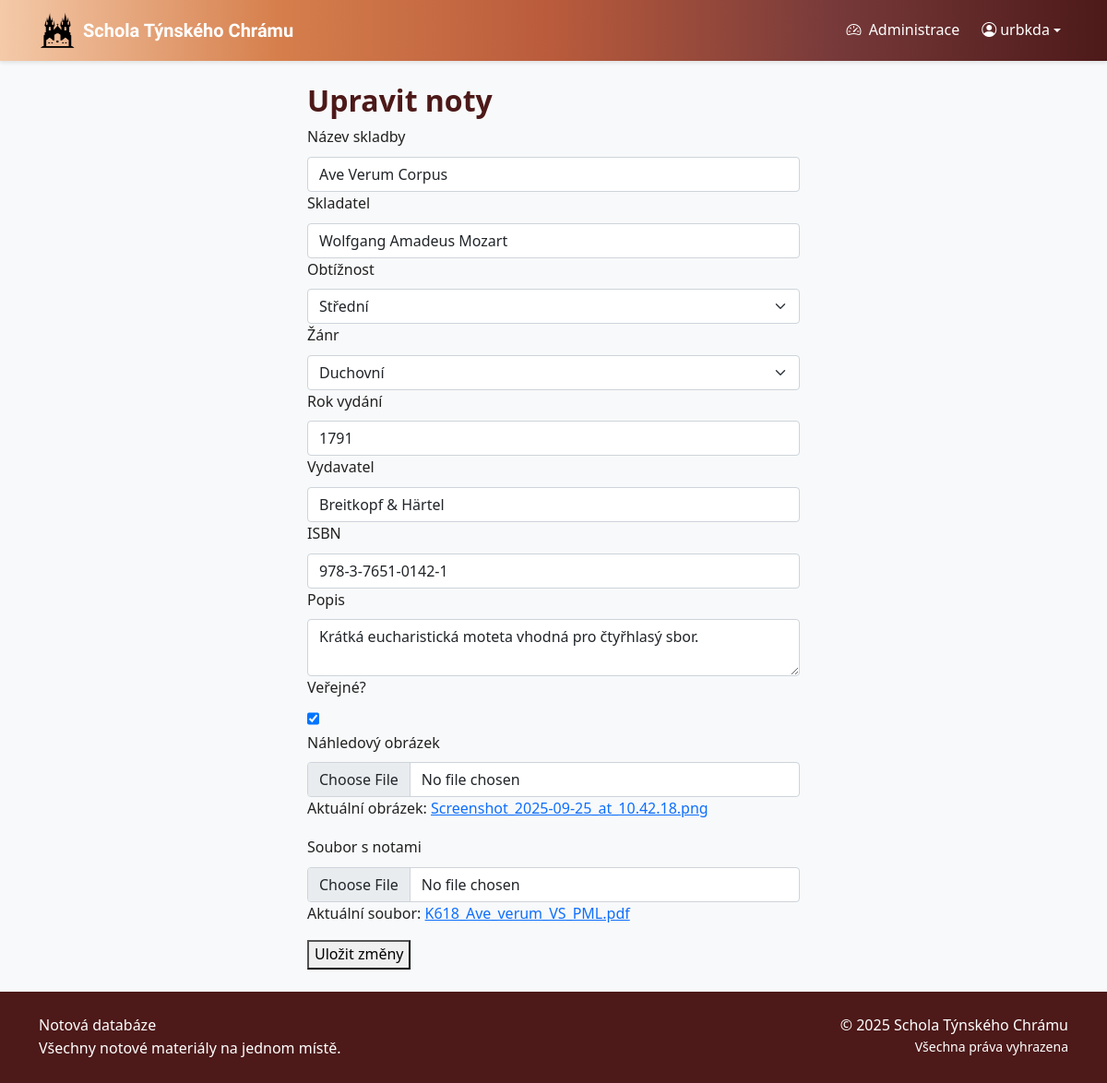
The app's page /edit/7 (signed in) with its own data.
### sheet_music_app/models.py (models this page shows, shortened)
class Sheet(models.Model):
    RELIGIOUS = "REL"
    CHORAL = "CHO"
    JAZZ = "JAZ"
    POPULAR = "POP"
    CLASSICAL = "CLA"
    SECULAR = "SEC"
    FOLCLORE = "FOL"
    GENRE_CHOICES = [
        (RELIGIOUS, "Duchovní"),
        (CHORAL, "Sborová"),
        (JAZZ, "Jazzová"),
        (POPULAR, "Populární"),
        (CLASSICAL, "Klasická"),
        (SECULAR, "Světská"),
        (FOLCLORE, "Folklórní"),
    ]
    DIFFICULTY_CHOICES = [
        (1, 'Velmi snadná'),
        (2, 'Snadná'),
        (3, 'Střední'),
        (4, 'Obtížná'),
        (5, 'Velmi obtížná'),
    ]
    title = models.CharField(max_length=200)
    composer = models.CharField(max_length=200)
    arranger = models.CharField(max_length=200, blank=True, null=True)
    genre = models.CharField(choices=GENRE_CHOICES, blank=True, null=True)
    difficulty_level = models.CharField(choices=DIFFICULTY_CHOICES, blank=True, null=True, max_length=1)
    publication_year = models.IntegerField(blank=True, null=True)
    publisher = models.CharField(max_length=200, blank=True, null=True)
    isbn = models.CharField(max_length=20, blank=True, null=True)
    description = models.TextField(blank=True, null=True)
    date_created = models.DateTimeField(auto_now_add=True)
    date_modified = models.DateTimeField(auto_now=True)
    created_by = models.ForeignKey('auth.User', on_delete=models.CASCADE)
    modified_by = models.ForeignKey('auth.User', on_delete=models.CASCADE, related_name='modified_sheets')
    sheet_file = models.FileField()
    preview_image = models.ImageField(blank=True, null=True)
    public = models.BooleanField(default=False)

### sheet_music_app/views.py (the view, shortened to what this page needs)
# urls.py: path("edit/<int:pk>", views.edit_sheet, name="edit_sheet"),
@login_required(login_url='login')
def edit_sheet(request, pk):
    sheet = get_object_or_404(Sheet, pk=pk)
    return render(request, "edit_sheet.html", {
        "sheet": sheet,
        "genre_choices": Sheet.GENRE_CHOICES,
        "difficulty_choices": Sheet.DIFFICULTY_CHOICES,
    })

### sheet_music_app/templatetags/permissions.py (called while the page is built)
@register.filter(name='is_superuser')
def is_superuser(user):
    if not hasattr(user, 'is_authenticated'):
        return False
    return user.is_authenticated and user.is_superuser

### sheet_music_app/templates/edit_sheet.html (shortened to what this page needs)
{% extends "base.html" %}
{% load static %}
{% load permissions %}
{% block content %}
    <div class="container justify-content-center flex w-50 w-md-75 w-sm-100">
        <h1>Upravit noty</h1>
        <form method="post" enctype="multipart/form-data">
            <div class="title_input">
                <label for="title" class="form-label">Název skladby</label>
                <input type="text" name="title" id="title" class="form-control" required value="{{ sheet.title }}">
            </div>
            <div class="composer_input">
                <label for="composer" class="form-label">Skladatel</label>
                <input type="text" name="composer" id="composer" class="form-control" required value="{{ sheet.composer }}">
            </div>
            <div class="difficulty_input">
                <label for="difficulty_level" class="form-label">Obtížnost</label>
                <select class="form-select" id="difficulty_level" name="difficulty_level" required>
                    {% for difficulty_code, difficulty_name in difficulty_choices %}
                        <option value="{{ difficulty_code }}" {% if difficulty_code|stringformat:"s" == sheet.difficulty_level|stringformat:"s" %}selected{% endif %}>{{ difficulty_name }}</option>
                    {% endfor %}
                </select>
            </div>
            <div class="genre_input">
                <label for="genre" class="form-label">Žánr</label>
                <select class="form-select" id="genre" name="genre" required>
                    {% for genre_code, genre_name in genre_choices %}
                        <option value="{{ genre_code }}" {% if genre_code == sheet.genre %}selected{% endif %}>{{ genre_name }}</option>
                    {% endfor %}
                </select>
            </div>
            <div class="publication_year_input">
                <label for="publication_year" class="form-label">Rok vydání</label>
                <input type="number" name="publication_year" id="publication_year" class="form-control" value="{{ sheet.publication_year }}">
            </div>
            <div class="publisher_input">
                <label for="publisher" class="form-label">Vydavatel</label>
                <input type="text" name="publisher" id="publisher" class="form-control" value="{{ sheet.publisher }}">
            </div>
            <div class="isbn_input">
                <label for="isbn" class="form-label">ISBN</label>
                <input type="text" name="isbn" id="isbn" class="form-control" value="{{ sheet.isbn }}">
            </div>
            <div class="description_input">
                <label for="description" class="form-label">Popis</label>
                <textarea name="description" id="description" class="form-control">{{ sheet.description }}</textarea>
            </div>
            <div class="public_input">
                <label for="public" class="form-label">Veřejné?</label>
                <input type="checkbox" name="public" id="public" class="form-check" {% if sheet.public %}checked{% endif %}>
            </div>
            <div class="preview_image_input">
                <label for="preview_image" class="form-label">Náhledový obrázek</label>
                <input type="file" name="preview_image" id="preview_image" class="form-control">
                {% if sheet.preview_image %}
                <p>Aktuální obrázek: <a href="{{ sheet.preview_image.url }}" target="_blank">{{ sheet.preview_image.name }}</a></p>
                {% endif %}
            </div>
            <div class="sheet_file_input">
                <label for="sheet_file" class="form-label">Soubor s notami</label>
                <input type="file" name="sheet_file" id="sheet_file" class="form-control">
                {% if sheet.sheet_file %}
                <p>Aktuální soubor: <a href="{{ sheet.sheet_file.url }}" target="_blank">{{ sheet.sheet_file.name }}</a></p>
                {% endif %}
            </div>
            <button type="submit" class="submit-button">Uložit změny</button>
        </form>
    </div>
{% endblock %}

### sheet_music_app/templates/base.html (shortened to what this page needs)
<!DOCTYPE html>
{% load static %}
{% load permissions %}
<html lang="cs">
<head>
    <link href="https://cdn.jsdelivr.net/npm/bootstrap@5.0.2/dist/css/bootstrap.min.css" rel="stylesheet">
    <link rel="stylesheet" href="https://cdn.jsdelivr.net/npm/bootstrap-icons@1.9.1/font/bootstrap-icons.css">
    <link href="{% static 'css/style.css' %}" rel="stylesheet">
</head>
<body class="d-flex flex-column min-vh-100">
    <header>
        <nav class="navbar navbar-expand-lg navbar-dark sticky-top">
            <div class="container">
                <a class="navbar-brand d-flex align-items-center" href="{% url 'home' %}">
                    <img src="{% static 'images/tynsky_duch_logo.png' %}" alt="Logo" width="40" height="40" class="d-inline-block align-text-top me-2">
                    <span class="text-black uncial-antiqua-regular">Schola Týnského Chrámu</span>
                </a>
                <div class="navbar-collapse" id="navbarNav">
                    <ul class="navbar-nav">
                        {% if user.is_authenticated %}
                            {% if user|is_superuser %}
                            <li class="nav-item me-2">
                                <a class="nav-link" href="/admin/" target="_blank">
                                    <i class="bi bi-speedometer2 me-1"></i> Administrace
                                </a>
                            </li>
                            {% endif %}
                            <li class="nav-item dropdown">
                                <a class="nav-link dropdown-toggle d-flex align-items-center" href="#" id="userDropdown" role="button" data-bs-toggle="dropdown" aria-expanded="false">
                                    <i class="bi bi-person-circle me-1"></i>
                                    <span>{{ user.get_short_name|default:user.username }}</span>
                                </a>
                            </li>
                        {% endif %}
                    </ul>
                </div>
            </div>
        </nav>
    </header>
    <main class="flex-grow-1 py-4">
        <div class="container">
            {% block content %}
            {% endblock %}
        </div>
    </main>
    <footer class="bg-secondary py-4 mt-auto">
        <div class="container">
            <div class="row">
                <div class="col-md-6 text-center text-white text-md-start">
                    <p class="mb-0">Notová databáze</p>
                    <p class="mb-0">Všechny notové materiály na jednom místě.</p>
                </div>
                <div class="col-md-6 text-center text-md-end mt-3 mt-md-0">
                    <p class="mb-0">&copy; {% now "Y" %} Schola Týnského Chrámu</p>
                    <p class="small mb-0">Všechna práva vyhrazena</p>
                </div>
            </div>
        </div>
    </footer>
</body>
</html>

### sheet_music_app/static/css/style.css (style rules this page uses)
:root { --secondary: #4d1919; --primary-dark: #d67f4c; --primary-light: #eae6d5; --primary: #f4caa9; --secondary-light: #e1b99e; --light: #F5F5F5; --dark: #212121; --gray: #757575; --light-gray: #E0E0E0; --gradient-main: linear-gradient(0.25turn, #4d1919, #783a3a, #b95b3c, #d67f4c, #f4caa9); }
body { font-family: 'Segoe UI', Tahoma, Geneva, Verdana, sans-serif; color: var(--dark); background-color: #f8f9fa; line-height: 1.6; }
h1 { font-weight: 600; font-size: xx-large; color: var(--secondary); }
.uncial-antiqua-regular { font-family: "Uncial Antiqua", system-ui; font-weight: 550; font-style: normal; }
.navbar { background: linear-gradient(to left, #4d1919, #783a3a, #b95b3c, #d67f4c, #f4caa9) !important; box-shadow: 0 2px 4px rgba(0,0,0,0.1); }
.navbar-brand, .nav-link { color: white !important; font-weight: 500; }
footer { background-color: linear-gradient(0.25turn, #4d1919, #783a3a, #b95b3c, #d67f4c, #f4caa9); color: white; padding: 2rem 0; margin-top: 3rem; }
.bg-secondary { background-color: var(--secondary) !important; }

### records on screen
Sheet: title "Ave Verum Corpus", composer "Wolfgang Amadeus Mozart", difficulty_level "Střední", genre "Duchovní", publication_year "1791", publisher "Breitkopf & Härtel", isbn "978-3-7651-0142-1", description "Krátká eucharistická moteta vhodná pro čtyřhlasý sbor.", public "☑", preview_image.name "Screenshot_2025-09-25_at_10.42.18.png", sheet_file.name "K618_Ave_verum_VS_PML.pdf"

### other values on screen
{{ user.get_short_name|default:user.username }} "urbkda"
